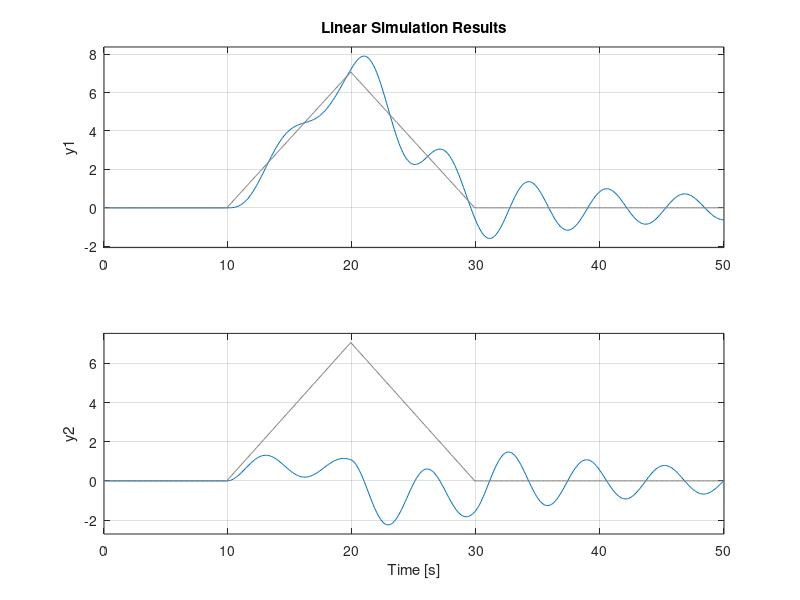

Recreate this plot in MATLAB.
clear;clc;

%% dx/dt = Ax + Bu; y = Cx + Du;
A = [0 1;-1 -0.1]; %Oscillating damped dynamics
B = [0;1];
C = eye(2);
D = [0;0];

sys = ss(A,B,C,D); %ODE defined as state space

%% Impulse to the system acts as an intial unit condition
%impulse(sys,100);

%% Response for generic input u(t)
td = 0:0.1:50;
u = 0*td;
u(100:200) = (1/sqrt(2))*(0:0.1:10);
u(200:300) = (1/sqrt(2))*(10:-0.1:0);
plot(td,u);
lsim(sys,u,td);